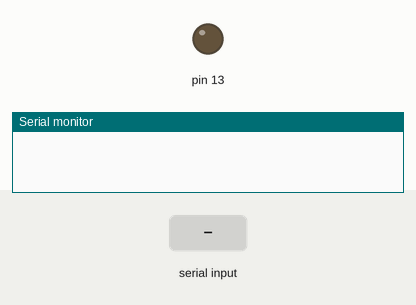
A sketch run on a simulated Arduino Uno, built with avr-gcc and run on an emulated ATmega328P. Parts: output pins drawn as LEDs (lit = HIGH), the last lines printed to the serial monitor. The test bench sets the inputs (shaded band).

Above: at 1.2 s.
1.3 s: "1" received over Serial
At 1.9 s:
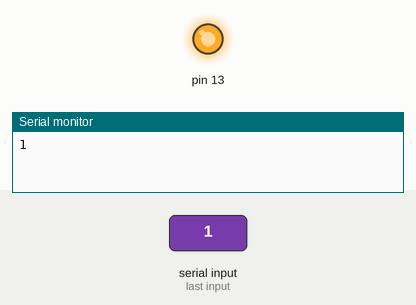
2.8 s: "0" received over Serial
At 4.2 s:
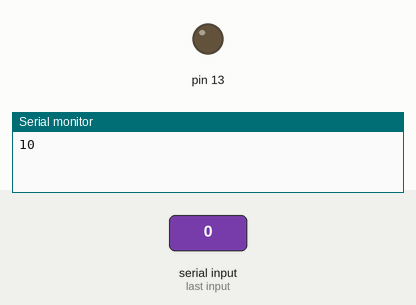
Timing chart, 0 to 5.8 s (numbered marks = the images above; inputs shaded):
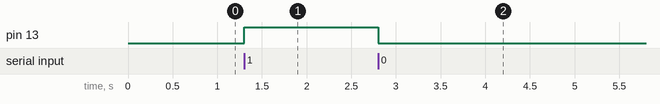

The sketch:

lightControlBySerial.ino
```cpp
boolean on = false;

void setup() {
    Serial.begin(9600);
  // initialize digital pin 13 as an output.
  pinMode(13, OUTPUT);
}

// the loop function runs over and over again forever
void loop() {

 // listen for serial messages
  if (Serial.available() > 0) {
    char num = Serial.read();
    Serial.print(num);
    if (num == '0') {
      on = false;
      digitalWrite(13, LOW);
    };

    if (num == '1') {
      on = true;
      digitalWrite(13, HIGH);
    };
  }
}
```

Measured:
- after the input at 1.3 s, pin 13: LOW → HIGH at once
- after the input at 2.8 s, pin 13: HIGH → LOW at once
